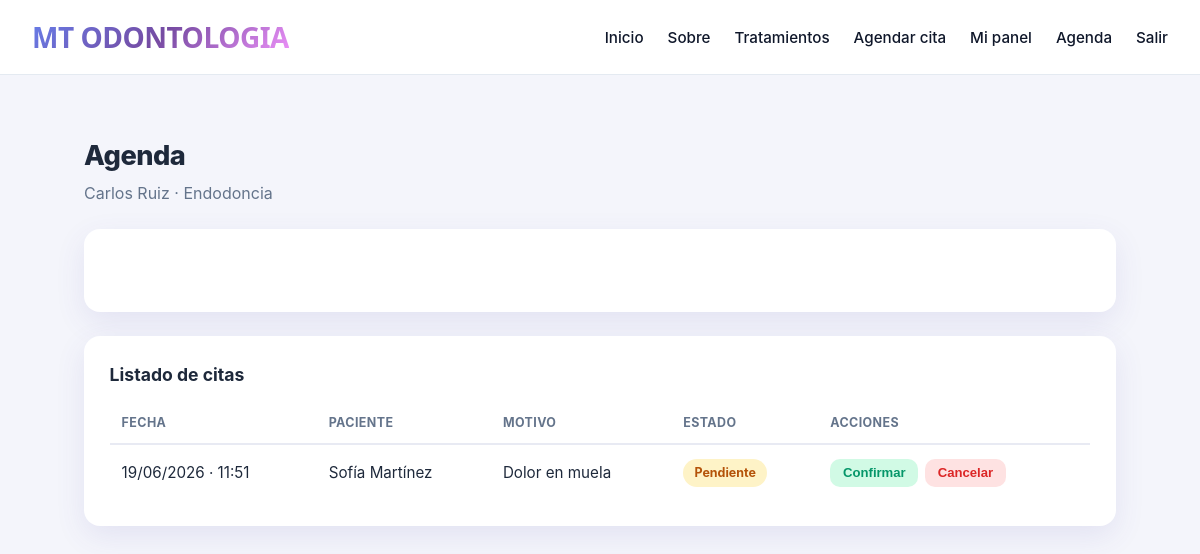
The app's page /citas/agenda/ (signed in) with its own data.
### accounts/models.py (models this page shows, shortened)
class Profesional(models.Model):
    ID_TYPE_CHOICES = [
        ('CC', 'Cédula de Ciudadanía'),
        ('CE', 'Cédula de Extranjería'),
        ('PAS', 'Pasaporte'),
        ('TI', 'Tarjeta de Identidad'),
    ]
    ESPECIALIDAD_CHOICES = [
        ('odontologia-general', 'Odontología General'),
        ('ortodoncia', 'Ortodoncia'),
        ('endodoncia', 'Endodoncia'),
        ('periodoncia', 'Periodoncia'),
        ('odontopediatria', 'Odontopediatría'),
        ('cirugia-oral', 'Cirugía Oral'),
        ('implantologia', 'Implantología'),
        ('estetica-dental', 'Estética Dental'),
        ('prostodoncia', 'Prostodoncia'),
    ]
    user = models.OneToOneField(User, on_delete=models.CASCADE, related_name='profesional')
    id_type = models.CharField(
        max_length=3,
        choices=ID_TYPE_CHOICES,
        verbose_name="Tipo de Identificación"
    )
    id_number = models.CharField(
        max_length=30,
        unique=True,
        verbose_name="Número de Identificación"
    )
    especialidad = models.CharField(
        max_length=50,
        choices=ESPECIALIDAD_CHOICES,
        verbose_name="Especialidad"
    )
    ubicacion = models.CharField(
        max_length=255,
        verbose_name="Ubicación"
    )
    codigo_pais = models.CharField(
        max_length=5,
        default='+57',
        verbose_name="Código de país"
    )
    telefono = models.CharField(
        max_length=20,
        verbose_name="Teléfono"
    )
    created_at = models.DateTimeField(auto_now_add=True)
    updated_at = models.DateTimeField(auto_now=True)
    is_verified = models.BooleanField(
        default=False,
        verbose_name="Perfil verificado"
    )
    class Meta:
        verbose_name = "Profesional"
        verbose_name_plural = "Profesionales"
        ordering = ['-created_at']
    def get_full_name(self):
        return f"{self.user.first_name} {self.user.last_name}"

class Paciente(models.Model):
    first_name = models.CharField(max_length=100)
    last_name = models.CharField(max_length=100)
    id_type = models.CharField(max_length=20)
    id_number = models.CharField(max_length=30, unique=True)
    birth_date = models.DateField()
    gender = models.CharField(max_length=20)
    phone = models.CharField(max_length=20)
    address = models.CharField(max_length=255)
    city = models.CharField(max_length=100)
    department = models.CharField(max_length=50)
    emergency_contact = models.CharField(max_length=100, blank=True, null=True)
    emergency_phone = models.CharField(max_length=20, blank=True, null=True)
    eps = models.CharField(max_length=100, blank=True, null=True)
    diabetes = models.BooleanField(default=False)
    hipertension = models.BooleanField(default=False)
    cardiopatia = models.BooleanField(default=False)
    alergias = models.BooleanField(default=False)
    embarazo = models.BooleanField(default=False)
    ninguna = models.BooleanField(default=False)
    medications = models.TextField(blank=True, null=True)
    dental_history = models.TextField(blank=True, null=True)
    created_at = models.DateTimeField(auto_now_add=True)
    user = models.OneToOneField(
        User,
        on_delete=models.CASCADE,
        related_name='paciente',
        null=True,
        blank=True
    )

### citas/models.py (models this page shows, shortened)
class Cita(models.Model):
    ESTADO_PENDIENTE = "pendiente"
    ESTADO_CONFIRMADA = "confirmada"
    ESTADO_CANCELADA = "cancelada"
    ESTADO_CHOICES = [
        (ESTADO_PENDIENTE, "Pendiente"),
        (ESTADO_CONFIRMADA, "Confirmada"),
        (ESTADO_CANCELADA, "Cancelada"),
    ]
    paciente = models.ForeignKey(
        Paciente,
        on_delete=models.CASCADE,
        related_name="citas",
    )
    profesional = models.ForeignKey(
        Profesional,
        on_delete=models.CASCADE,
        related_name="citas",
    )
    fecha_hora = models.DateTimeField(verbose_name="Fecha y hora")
    motivo = models.TextField(blank=True, verbose_name="Motivo de consulta")
    estado = models.CharField(
        max_length=20,
        choices=ESTADO_CHOICES,
        default=ESTADO_PENDIENTE,
    )
    created_at = models.DateTimeField(auto_now_add=True)
    updated_at = models.DateTimeField(auto_now=True)
    class Meta:
        ordering = ["fecha_hora"]
        verbose_name = "Cita"
        verbose_name_plural = "Citas"

### citas/views.py (the view)
# urls.py: path("agenda/", views.agenda_profesional, name="agenda_profesional"),
@login_required
def agenda_profesional(request):
    if user_role(request.user) != "profesional":
        messages.warning(request, "Acceso solo para profesionales.")
        return redirect("mis_citas")
    profesional = request.user.profesional
    citas = profesional.citas.select_related("paciente").order_by("fecha_hora")
    events = [
        {
            "title": f"{c.paciente.first_name} {c.paciente.last_name}",
            "start": c.fecha_hora.isoformat(),
            "extendedProps": {
                "estado": c.get_estado_display(),
                "motivo": c.motivo or "",
            },
        }
        for c in citas
        if c.estado != Cita.ESTADO_CANCELADA
    ]
    import json
    return render(
        request,
        "citas/agenda_profesional.html",
        {
            "profesional": profesional,
            "citas": citas,
            "calendar_events_json": json.dumps(events),
        },
    )

### accounts/context_processors.py (called while the page is built)
def role(request):
    return {"user_role": user_role(request.user)}

### accounts/roles.py (called while the page is built)
def user_role(user):
    if not user.is_authenticated:
        return None
    if hasattr(user, "profesional"):
        return "profesional"
    if hasattr(user, "paciente"):
        return "paciente"
    return "unknown"

### citas/templates/citas/agenda_profesional.html (shortened to what this page needs)
{% extends 'core/base.html' %}
{% load static %}
{% block body_class %}app-layout{% endblock %}
{% block main_class %}page{% endblock %}
{% block extra_css %}
<link rel="stylesheet" href="{% static 'perfiles/css/perfiles.css' %}">
<link href="https://cdn.jsdelivr.net/npm/fullcalendar@6.1.11/index.global.min.css" rel="stylesheet">
{% endblock %}
{% block content %}
<div class="page-head">
    <h1>Agenda</h1>
    <p>{{ profesional.get_full_name }} · {{ profesional.get_especialidad_display }}</p>
</div>
<div class="card">
    <div id="calendar"></div>
</div>
<div class="card">
    <h2>Listado de citas</h2>
    {% if citas %}
    <table class="table">
        <thead>
            <tr><th>Fecha</th><th>Paciente</th><th>Motivo</th><th>Estado</th><th>Acciones</th></tr>
        </thead>
        <tbody>
            {% for cita in citas %}
            <tr>
                <td data-label="Fecha">{{ cita.fecha_hora|date:"d/m/Y · H:i" }}</td>
                <td data-label="Paciente">{{ cita.paciente.first_name }} {{ cita.paciente.last_name }}</td>
                <td data-label="Motivo">{{ cita.motivo|default:"—" }}</td>
                <td data-label="Estado"><span class="badge {{ cita.estado }}">{{ cita.get_estado_display }}</span></td>
                <td data-label="" class="actions">
                    {% if cita.estado == 'pendiente' %}
                    <form method="post" action="{% url 'confirmar_cita' cita.pk %}">{% csrf_token %}<button type="submit" class="btn btn-success btn-sm">Confirmar</button></form>
                    {% endif %}
                    {% if cita.estado != 'cancelada' %}
                    <form method="post" action="{% url 'cancelar_cita' cita.pk %}" onsubmit="return confirm('¿Cancelar esta cita?');">{% csrf_token %}<button type="submit" class="btn btn-danger btn-sm">Cancelar</button></form>
                    {% endif %}
                </td>
            </tr>
            {% endfor %}
        </tbody>
    </table>
    {% else %}
    <div class="empty">
        <div class="icon">📅</div>
        <p>Sin citas programadas.</p>
    </div>
    {% endif %}
</div>
{% endblock %}

### core/static/css/base.css (style rules this page uses)
:root { --primary-color: #6366f1; --secondary-color: #8b5cf6; --accent-color: #f59e0b; --accent-pink: #ec4899; --accent-cyan: #06b6d4; --text-primary: #0f172a; --text-secondary: #64748b; --text-light: #ffffff; --bg-primary: #ffffff; --bg-secondary: #f8fafc; --bg-dark: #0f172a; --bg-card: rgba(255, 255, 255, 0.95); --gradient-primary: linear-gradient(135deg, #667eea 0%, #764ba2 100%); --gradient-secondary: linear-gradient(135deg, #f093fb 0%, #f5576c 100%); --gradient-tertiary: linear-gradient(135deg, #4facfe 0%, #00f2fe 100%); --gradient-elegant: linear-gradient(135deg, #667eea 0%, #764ba2 50%, #f093fb 100%); --shadow-sm: 0 1px 2px 0 rgba(0, 0, 0, 0.05); --shadow-md: 0 4px 6px -1px rgba(0, 0, 0, 0.1), 0 2px 4px -1px rgba(0, 0, 0, 0.06); --shadow-lg: 0 10px 15px -3px rgba(0, 0, 0, 0.1), 0 4px 6px -2px rgba(0, 0, 0, 0.05); --shadow-xl: 0 20px 25px -5px rgba(0, 0, 0, 0.1), 0 10px 10px -5px rgba(0, 0, 0, 0.04); --shadow-2xl: 0 25px 50px -12px rgba(0, 0, 0, 0.25); --glass: rgba(255, 255, 255, 0.15); --glass-border: rgba(255, 255, 255, 0.2); --white: #ffffff; --green: #15b37a; --green-dark: #0da569; --shadow: 0 6px 20px rgba(7, 22, 26, 0.15); --navbar-offset: 6.5rem; }
body.auth-layout, body.app-layout { padding-top: var(--navbar-offset); }
body.app-layout { background: #f4f5fb; min-height: 100vh; }

### perfiles/static/perfiles/css/perfiles.css (style rules this page uses)
:root { --primary: #6366f1; --primary-dark: #4f46e5; --gradient: linear-gradient(135deg, #667eea 0%, #764ba2 100%); --gradient-soft: linear-gradient(135deg, #eef2ff 0%, #f5f3ff 100%); --text: #1e293b; --muted: #64748b; --line: #e8eaf3; --bg: #f4f5fb; --white: #ffffff; --ok: #059669; --ok-bg: #d1fae5; --warn: #b45309; --warn-bg: #fef3c7; --danger: #dc2626; --danger-bg: #fee2e2; --radius: 16px; --shadow: 0 10px 30px rgba(76, 70, 168, 0.10); --shadow-sm: 0 2px 10px rgba(76, 70, 168, 0.08); }
* { margin: 0; padding: 0; box-sizing: border-box; }
body { font-family: -apple-system, BlinkMacSystemFont, 'Segoe UI', Roboto, Oxygen, Ubuntu, sans-serif; background: var(--bg); color: var(--text); min-height: 100vh; line-height: 1.5; }
.page-head { margin-bottom: 1.5rem; }
.page-head h1 { font-size: 1.7rem; font-weight: 800; letter-spacing: -0.5px; }
.page-head p { color: var(--muted); margin-top: 0.25rem; }
.card { background: var(--white); border-radius: var(--radius); box-shadow: var(--shadow); padding: 1.6rem; margin-bottom: 1.5rem; }
.card h2, .card h3 { font-size: 1.1rem; margin-bottom: 1rem; }
.table { width: 100%; border-collapse: collapse; }
.table th { text-align: left; font-size: 0.78rem; text-transform: uppercase; letter-spacing: 0.4px; color: var(--muted); padding: 0.65rem 0.75rem; border-bottom: 2px solid var(--line); }
.table td { padding: 0.85rem 0.75rem; border-bottom: 1px solid var(--line); font-size: 0.95rem; vertical-align: middle; }
.table tr:last-child td { border-bottom: none; }
.badge { display: inline-block; padding: 0.28rem 0.7rem; border-radius: 999px; font-size: 0.78rem; font-weight: 700; text-transform: capitalize; }
.badge.pendiente { background: var(--warn-bg); color: var(--warn); }
.btn { display: inline-flex; align-items: center; gap: 0.4rem; padding: 0.6rem 1.1rem; border-radius: 10px; border: none; font-size: 0.9rem; font-weight: 600; cursor: pointer; transition: transform 0.15s ease, box-shadow 0.15s ease, background 0.15s ease; text-decoration: none; }
.btn-danger { background: var(--danger-bg); color: var(--danger); }
.btn-success { background: var(--ok-bg); color: var(--ok); }
.btn-sm { padding: 0.4rem 0.8rem; font-size: 0.82rem; }
.actions { display: flex; gap: 0.4rem; flex-wrap: wrap; }
.actions form { display: inline; }
#calendar { background: #fff; border-radius: var(--radius); padding: 1rem; }

### records on screen
Profesional: get_full_name "Carlos Ruiz", especialidad "Endodoncia"
Cita: fecha_hora "19/06/2026 · 11:51", paciente.first_name "Sofía", paciente.last_name "Martínez", motivo "Dolor en muela", estado "Pendiente", shows "Confirmar", shows "Cancelar"
